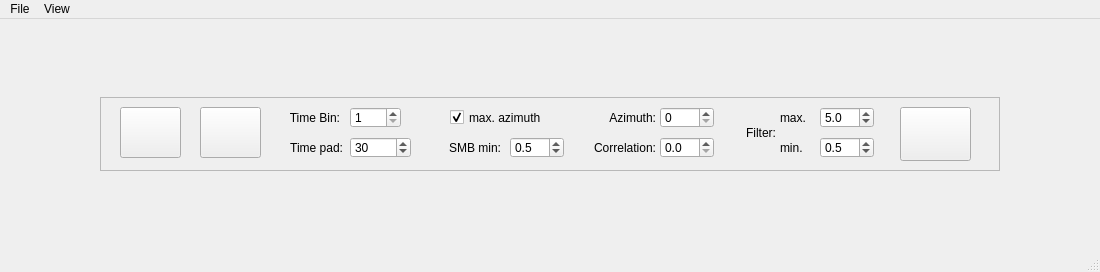
<?xml version="1.0" encoding="UTF-8"?>
<ui version="4.0">
 <class>MainWindow</class>
 <widget class="QMainWindow" name="MainWindow">
  <property name="geometry">
   <rect>
    <x>0</x>
    <y>0</y>
    <width>1100</width>
    <height>272</height>
   </rect>
  </property>
  <property name="windowTitle">
   <string>MainWindow</string>
  </property>
  <widget class="QWidget" name="centralwidget">
   <layout class="QVBoxLayout" name="verticalLayout">
    <item>
     <widget class="QWidget" name="tool_widget" native="true">
      <property name="sizePolicy">
       <sizepolicy hsizetype="Minimum" vsizetype="Minimum">
        <horstretch>0</horstretch>
        <verstretch>0</verstretch>
       </sizepolicy>
      </property>
      <property name="focusPolicy">
       <enum>Qt::StrongFocus</enum>
      </property>
      <layout class="QGridLayout" name="gridLayout_2">
       <item row="0" column="0">
        <widget class="QFrame" name="frame">
         <property name="sizePolicy">
          <sizepolicy hsizetype="Fixed" vsizetype="Fixed">
           <horstretch>0</horstretch>
           <verstretch>0</verstretch>
          </sizepolicy>
         </property>
         <property name="minimumSize">
          <size>
           <width>900</width>
           <height>74</height>
          </size>
         </property>
         <property name="frameShape">
          <enum>QFrame::StyledPanel</enum>
         </property>
         <property name="frameShadow">
          <enum>QFrame::Raised</enum>
         </property>
         <widget class="QLabel" name="time_label">
          <property name="geometry">
           <rect>
            <x>180</x>
            <y>10</y>
            <width>60</width>
            <height>21</height>
           </rect>
          </property>
          <property name="sizePolicy">
           <sizepolicy hsizetype="Expanding" vsizetype="Expanding">
            <horstretch>0</horstretch>
            <verstretch>0</verstretch>
           </sizepolicy>
          </property>
          <property name="layoutDirection">
           <enum>Qt::LeftToRight</enum>
          </property>
          <property name="frameShape">
           <enum>QFrame::NoFrame</enum>
          </property>
          <property name="frameShadow">
           <enum>QFrame::Plain</enum>
          </property>
          <property name="text">
           <string>Time Bin:</string>
          </property>
          <property name="textFormat">
           <enum>Qt::AutoText</enum>
          </property>
          <property name="alignment">
           <set>Qt::AlignRight|Qt::AlignTrailing|Qt::AlignVCenter</set>
          </property>
         </widget>
         <widget class="QSpinBox" name="timeBox">
          <property name="geometry">
           <rect>
            <x>250</x>
            <y>10</y>
            <width>51</width>
            <height>21</height>
           </rect>
          </property>
          <property name="sizePolicy">
           <sizepolicy hsizetype="Expanding" vsizetype="Expanding">
            <horstretch>0</horstretch>
            <verstretch>0</verstretch>
           </sizepolicy>
          </property>
          <property name="minimum">
           <number>1</number>
          </property>
         </widget>
         <widget class="QLabel" name="azimuth_label">
          <property name="geometry">
           <rect>
            <x>500</x>
            <y>10</y>
            <width>56</width>
            <height>21</height>
           </rect>
          </property>
          <property name="sizePolicy">
           <sizepolicy hsizetype="Expanding" vsizetype="Preferred">
            <horstretch>0</horstretch>
            <verstretch>0</verstretch>
           </sizepolicy>
          </property>
          <property name="text">
           <string>Azimuth:</string>
          </property>
          <property name="alignment">
           <set>Qt::AlignRight|Qt::AlignTrailing|Qt::AlignVCenter</set>
          </property>
         </widget>
         <widget class="QSpinBox" name="azimuthBox">
          <property name="geometry">
           <rect>
            <x>560</x>
            <y>10</y>
            <width>54</width>
            <height>21</height>
           </rect>
          </property>
          <property name="sizePolicy">
           <sizepolicy hsizetype="Expanding" vsizetype="Expanding">
            <horstretch>0</horstretch>
            <verstretch>0</verstretch>
           </sizepolicy>
          </property>
          <property name="maximum">
           <number>360</number>
          </property>
         </widget>
         <widget class="QCheckBox" name="azm_cheqBox">
          <property name="geometry">
           <rect>
            <x>350</x>
            <y>10</y>
            <width>110</width>
            <height>21</height>
           </rect>
          </property>
          <property name="sizePolicy">
           <sizepolicy hsizetype="Expanding" vsizetype="Expanding">
            <horstretch>0</horstretch>
            <verstretch>0</verstretch>
           </sizepolicy>
          </property>
          <property name="contextMenuPolicy">
           <enum>Qt::DefaultContextMenu</enum>
          </property>
          <property name="layoutDirection">
           <enum>Qt::LeftToRight</enum>
          </property>
          <property name="text">
           <string>max. azimuth</string>
          </property>
          <property name="checked">
           <bool>true</bool>
          </property>
          <property name="tristate">
           <bool>false</bool>
          </property>
         </widget>
         <widget class="QPushButton" name="plotButton">
          <property name="geometry">
           <rect>
            <x>800</x>
            <y>10</y>
            <width>71</width>
            <height>54</height>
           </rect>
          </property>
          <property name="sizePolicy">
           <sizepolicy hsizetype="Expanding" vsizetype="Expanding">
            <horstretch>0</horstretch>
            <verstretch>0</verstretch>
           </sizepolicy>
          </property>
          <property name="minimumSize">
           <size>
            <width>71</width>
            <height>54</height>
           </size>
          </property>
          <property name="toolTip">
           <string extracomment="Plot waveform"/>
          </property>
          <property name="text">
           <string/>
          </property>
          <property name="icon">
           <iconset>
            <normaloff>../../../../.local/lib/python3.6/site-packages/seisvo/icons/plot.svg</normaloff>../../../../.local/lib/python3.6/site-packages/seisvo/icons/plot.svg</iconset>
          </property>
          <property name="iconSize">
           <size>
            <width>24</width>
            <height>24</height>
           </size>
          </property>
          <property name="autoDefault">
           <bool>false</bool>
          </property>
          <property name="default">
           <bool>false</bool>
          </property>
          <property name="flat">
           <bool>false</bool>
          </property>
         </widget>
         <widget class="QLabel" name="label">
          <property name="geometry">
           <rect>
            <x>640</x>
            <y>20</y>
            <width>36</width>
            <height>31</height>
           </rect>
          </property>
          <property name="sizePolicy">
           <sizepolicy hsizetype="Expanding" vsizetype="Preferred">
            <horstretch>0</horstretch>
            <verstretch>0</verstretch>
           </sizepolicy>
          </property>
          <property name="text">
           <string>Filter:</string>
          </property>
          <property name="alignment">
           <set>Qt::AlignRight|Qt::AlignTrailing|Qt::AlignVCenter</set>
          </property>
         </widget>
         <widget class="QLabel" name="label_2">
          <property name="geometry">
           <rect>
            <x>680</x>
            <y>40</y>
            <width>28</width>
            <height>21</height>
           </rect>
          </property>
          <property name="sizePolicy">
           <sizepolicy hsizetype="Expanding" vsizetype="Preferred">
            <horstretch>0</horstretch>
            <verstretch>0</verstretch>
           </sizepolicy>
          </property>
          <property name="text">
           <string>min.</string>
          </property>
         </widget>
         <widget class="QDoubleSpinBox" name="freqminSpin">
          <property name="geometry">
           <rect>
            <x>720</x>
            <y>40</y>
            <width>54</width>
            <height>21</height>
           </rect>
          </property>
          <property name="sizePolicy">
           <sizepolicy hsizetype="Expanding" vsizetype="Fixed">
            <horstretch>0</horstretch>
            <verstretch>0</verstretch>
           </sizepolicy>
          </property>
          <property name="decimals">
           <number>1</number>
          </property>
          <property name="maximum">
           <double>50.000000000000000</double>
          </property>
          <property name="singleStep">
           <double>0.100000000000000</double>
          </property>
          <property name="value">
           <double>0.500000000000000</double>
          </property>
         </widget>
         <widget class="QLabel" name="label_3">
          <property name="geometry">
           <rect>
            <x>680</x>
            <y>10</y>
            <width>32</width>
            <height>21</height>
           </rect>
          </property>
          <property name="sizePolicy">
           <sizepolicy hsizetype="Expanding" vsizetype="Preferred">
            <horstretch>0</horstretch>
            <verstretch>0</verstretch>
           </sizepolicy>
          </property>
          <property name="text">
           <string>max.</string>
          </property>
         </widget>
         <widget class="QDoubleSpinBox" name="freqmaxSpin">
          <property name="geometry">
           <rect>
            <x>720</x>
            <y>10</y>
            <width>54</width>
            <height>21</height>
           </rect>
          </property>
          <property name="sizePolicy">
           <sizepolicy hsizetype="Expanding" vsizetype="Fixed">
            <horstretch>0</horstretch>
            <verstretch>0</verstretch>
           </sizepolicy>
          </property>
          <property name="decimals">
           <number>1</number>
          </property>
          <property name="maximum">
           <double>50.000000000000000</double>
          </property>
          <property name="singleStep">
           <double>0.100000000000000</double>
          </property>
          <property name="value">
           <double>5.000000000000000</double>
          </property>
         </widget>
         <widget class="QLabel" name="label_4">
          <property name="geometry">
           <rect>
            <x>180</x>
            <y>40</y>
            <width>63</width>
            <height>21</height>
           </rect>
          </property>
          <property name="sizePolicy">
           <sizepolicy hsizetype="Expanding" vsizetype="Preferred">
            <horstretch>0</horstretch>
            <verstretch>0</verstretch>
           </sizepolicy>
          </property>
          <property name="text">
           <string>Time pad:</string>
          </property>
          <property name="alignment">
           <set>Qt::AlignRight|Qt::AlignTrailing|Qt::AlignVCenter</set>
          </property>
         </widget>
         <widget class="QSpinBox" name="timepadBox">
          <property name="geometry">
           <rect>
            <x>250</x>
            <y>40</y>
            <width>61</width>
            <height>21</height>
           </rect>
          </property>
          <property name="sizePolicy">
           <sizepolicy hsizetype="Expanding" vsizetype="Fixed">
            <horstretch>0</horstretch>
            <verstretch>0</verstretch>
           </sizepolicy>
          </property>
          <property name="minimum">
           <number>5</number>
          </property>
          <property name="maximum">
           <number>3600</number>
          </property>
          <property name="value">
           <number>30</number>
          </property>
         </widget>
         <widget class="QPushButton" name="retrocess_button">
          <property name="geometry">
           <rect>
            <x>20</x>
            <y>10</y>
            <width>61</width>
            <height>51</height>
           </rect>
          </property>
          <property name="sizePolicy">
           <sizepolicy hsizetype="Expanding" vsizetype="Expanding">
            <horstretch>0</horstretch>
            <verstretch>0</verstretch>
           </sizepolicy>
          </property>
          <property name="minimumSize">
           <size>
            <width>40</width>
            <height>26</height>
           </size>
          </property>
          <property name="text">
           <string/>
          </property>
          <property name="icon">
           <iconset>
            <normaloff>../../../../.local/lib/python3.6/site-packages/seisvo/icons/left_arr.svg</normaloff>../../../../.local/lib/python3.6/site-packages/seisvo/icons/left_arr.svg</iconset>
          </property>
          <property name="shortcut">
           <string>Left</string>
          </property>
         </widget>
         <widget class="QPushButton" name="advance_button">
          <property name="geometry">
           <rect>
            <x>100</x>
            <y>10</y>
            <width>61</width>
            <height>51</height>
           </rect>
          </property>
          <property name="sizePolicy">
           <sizepolicy hsizetype="Expanding" vsizetype="Expanding">
            <horstretch>0</horstretch>
            <verstretch>0</verstretch>
           </sizepolicy>
          </property>
          <property name="minimumSize">
           <size>
            <width>61</width>
            <height>26</height>
           </size>
          </property>
          <property name="text">
           <string/>
          </property>
          <property name="icon">
           <iconset>
            <normaloff>../../../../.local/lib/python3.6/site-packages/seisvo/icons/right_arr.svg</normaloff>../../../../.local/lib/python3.6/site-packages/seisvo/icons/right_arr.svg</iconset>
          </property>
          <property name="shortcut">
           <string>Right</string>
          </property>
         </widget>
         <widget class="QLabel" name="smb_label">
          <property name="geometry">
           <rect>
            <x>340</x>
            <y>40</y>
            <width>61</width>
            <height>21</height>
           </rect>
          </property>
          <property name="sizePolicy">
           <sizepolicy hsizetype="Expanding" vsizetype="Preferred">
            <horstretch>0</horstretch>
            <verstretch>0</verstretch>
           </sizepolicy>
          </property>
          <property name="text">
           <string>SMB min:</string>
          </property>
          <property name="alignment">
           <set>Qt::AlignRight|Qt::AlignTrailing|Qt::AlignVCenter</set>
          </property>
         </widget>
         <widget class="QDoubleSpinBox" name="smb_spinBox">
          <property name="geometry">
           <rect>
            <x>410</x>
            <y>40</y>
            <width>54</width>
            <height>21</height>
           </rect>
          </property>
          <property name="sizePolicy">
           <sizepolicy hsizetype="Expanding" vsizetype="Fixed">
            <horstretch>0</horstretch>
            <verstretch>0</verstretch>
           </sizepolicy>
          </property>
          <property name="decimals">
           <number>1</number>
          </property>
          <property name="maximum">
           <double>1.000000000000000</double>
          </property>
          <property name="singleStep">
           <double>0.100000000000000</double>
          </property>
          <property name="value">
           <double>0.500000000000000</double>
          </property>
         </widget>
         <widget class="QLabel" name="correlation_label">
          <property name="geometry">
           <rect>
            <x>475</x>
            <y>40</y>
            <width>81</width>
            <height>21</height>
           </rect>
          </property>
          <property name="sizePolicy">
           <sizepolicy hsizetype="Expanding" vsizetype="Preferred">
            <horstretch>0</horstretch>
            <verstretch>0</verstretch>
           </sizepolicy>
          </property>
          <property name="text">
           <string>Correlation:</string>
          </property>
          <property name="alignment">
           <set>Qt::AlignRight|Qt::AlignTrailing|Qt::AlignVCenter</set>
          </property>
         </widget>
         <widget class="QDoubleSpinBox" name="correlationSpin">
          <property name="geometry">
           <rect>
            <x>560</x>
            <y>40</y>
            <width>54</width>
            <height>21</height>
           </rect>
          </property>
          <property name="sizePolicy">
           <sizepolicy hsizetype="Expanding" vsizetype="Fixed">
            <horstretch>0</horstretch>
            <verstretch>0</verstretch>
           </sizepolicy>
          </property>
          <property name="decimals">
           <number>1</number>
          </property>
          <property name="maximum">
           <double>1.000000000000000</double>
          </property>
          <property name="singleStep">
           <double>0.100000000000000</double>
          </property>
          <property name="value">
           <double>0.000000000000000</double>
          </property>
         </widget>
        </widget>
       </item>
      </layout>
     </widget>
    </item>
   </layout>
  </widget>
  <widget class="QMenuBar" name="menubar">
   <property name="geometry">
    <rect>
     <x>0</x>
     <y>0</y>
     <width>1100</width>
     <height>26</height>
    </rect>
   </property>
   <widget class="QMenu" name="menuFile">
    <property name="title">
     <string>File</string>
    </property>
    <addaction name="actionOpen_DB"/>
    <addaction name="actionPrint_image"/>
    <addaction name="separator"/>
    <addaction name="actionClose"/>
   </widget>
   <widget class="QMenu" name="menuView">
    <property name="title">
     <string>View</string>
    </property>
    <addaction name="actionModel_2"/>
   </widget>
   <addaction name="menuFile"/>
   <addaction name="menuView"/>
  </widget>
  <widget class="QStatusBar" name="statusbar"/>
  <action name="actionModel">
   <property name="text">
    <string>Model...</string>
   </property>
  </action>
  <action name="actionClose">
   <property name="text">
    <string>Close</string>
   </property>
  </action>
  <action name="actionPrint_image">
   <property name="text">
    <string>Print image...</string>
   </property>
  </action>
  <action name="actionOpen_DB">
   <property name="text">
    <string>Open DB</string>
   </property>
  </action>
  <action name="actionModel_2">
   <property name="text">
    <string>Model...</string>
   </property>
  </action>
 </widget>
 <resources/>
 <connections/>
</ui>
